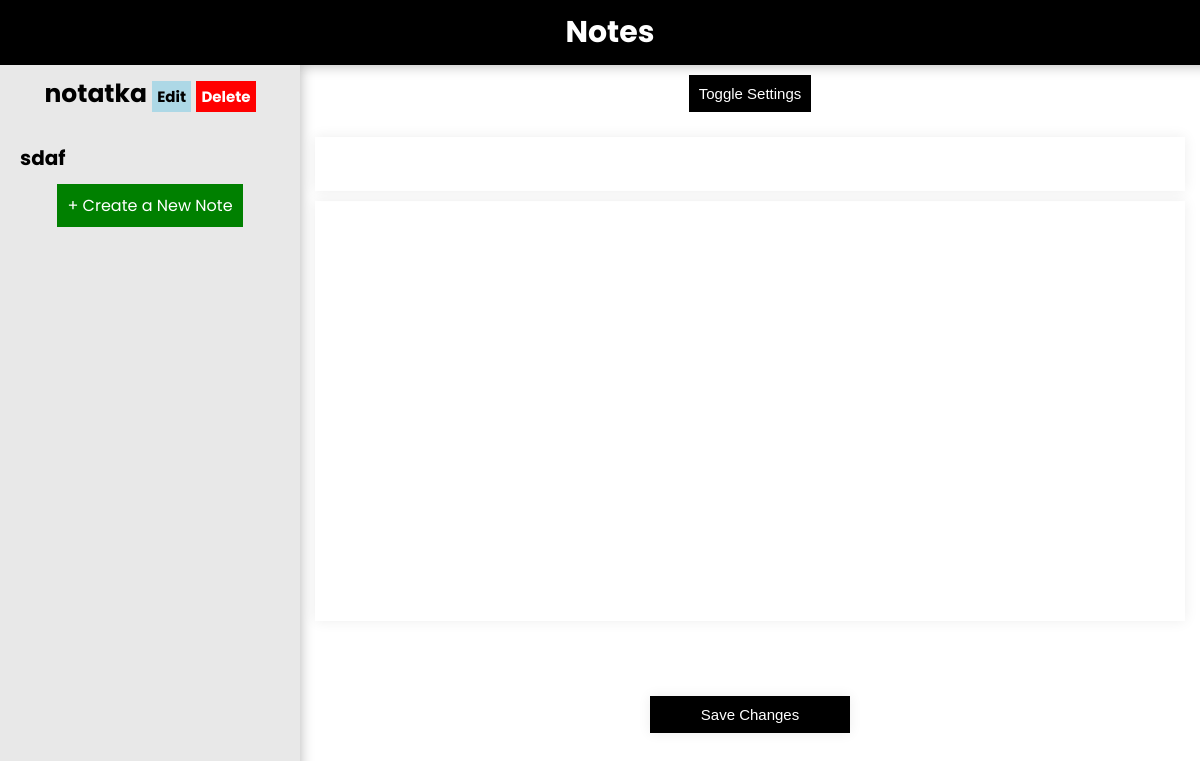
Page /notebooks/5/note/5 (signed in) on the earlier database version.
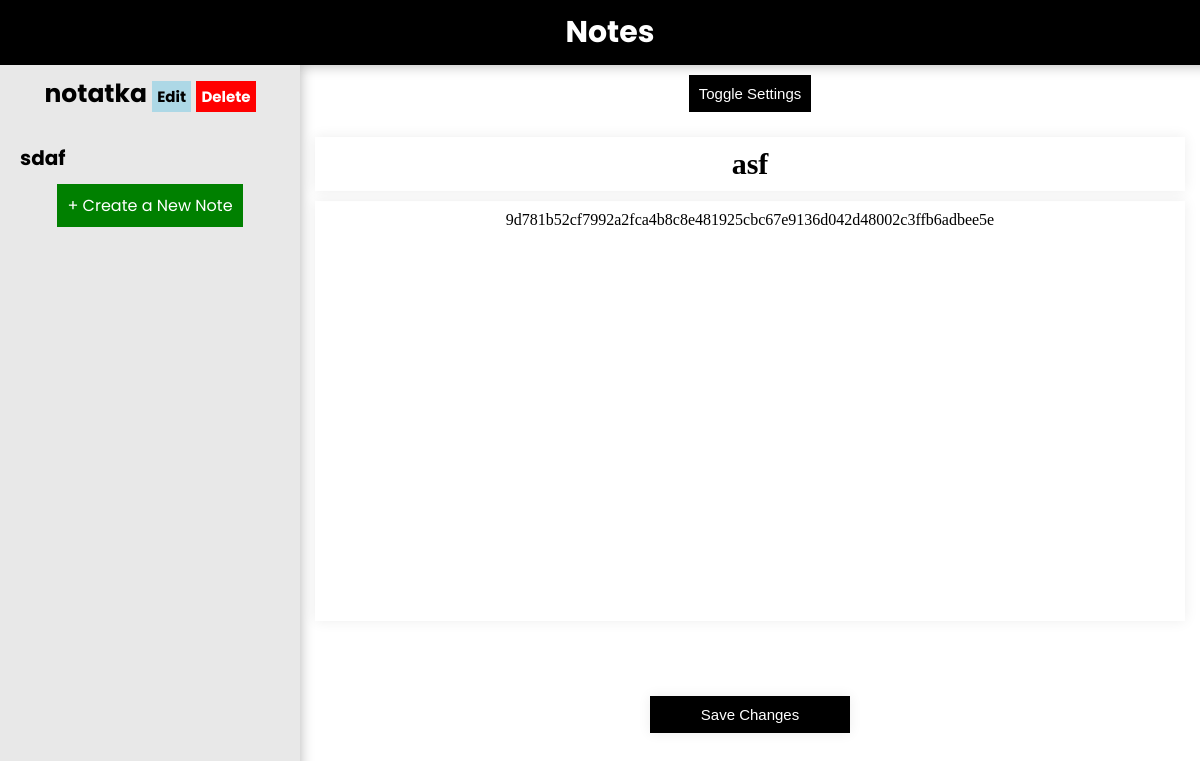
Same page on the later database version.
### app/models.py (models this page shows)
class Notebook(db.Model):
    id = db.Column(db.Integer, primary_key=True)
    user_id = db.Column(db.Integer, db.ForeignKey('user.id'), nullable=False)
    name = db.Column(db.String(100), default="My Notebook")
    __table_args__ = {'extend_existing': True}
    password = db.Column(db.String(100), default=None)
    last_modified = db.Column(db.DateTime, default=datetime.datetime.today())

class Notes(db.Model):
    id = db.Column(db.Integer, primary_key=True)
    name = db.Column(db.String(25), default="New Note")
    __table_args__ = {'extend_existing': True}
    content = db.Column(db.Text, default=" ")
    notes_notebook = db.Column(db.Integer, nullable=False)
    last_modified = db.Column(db.DateTime, default=datetime.datetime.today())
    font = db.Column(db.String(25))
    color = db.Column(db.String(6))

### app/routes.py (the view, shortened to what this page needs)
@app.route("/notebooks/<int:notebook_id>/note/<int:note_id>", methods=["GET", "POST"])
@login_required
def open_note(notebook_id, note_id):
    uid = int(current_user.get_id())
    required_id = int(Notebook.query.get(notebook_id).user_id)
    if required_id is uid:
        return render_template("open.html", notes=Notes.query.filter(Notes.notes_notebook == notebook_id),
                               notebook=Notebook.query.get(notebook_id), open=True, opened=Notes.query.get(note_id))
    else:
        return redirect(url_for('honey'))

### app/models.py (called while the page is built)
@manager.user_loader
def load_user(user_id):
    return User.query.get(user_id)

### app/templates/open.html (shortened to what this page needs)
{% extends "base.html" %}
{% block side %}
<h1>
    {{notebook.name}}
    <a href="/notebooks/{{notebook.id}}/edit" class="option">Edit</a>
    <a href="/notebooks/{{notebook.id}}/delete" class="option danger">Delete</a>
</h1>
{%for note in notes%}
<div class="note" id="div-note{{note.id}}">
    <a href="/notebooks/{{notebook.id}}/note/{{note.id}}" class="a">
        <h1 class="note-h1">{{note.name}}</h1>
    </a>
</div>
{%endfor%}
<a href="/notebooks/{{notebook.id}}/note/create" class="buttonlike">+ Create a New Note</a><br><br>
{% endblock %}
{% block main %}
{% if open %}
<form action="/notebooks/{{notebook.id}}/note/{{opened.id}}" method="post">
    <button onclick="toggleSettings()" type="button">Toggle Settings</button>
    <br>
    <input type="text" id="title" class="title-field" name="title" value="{{opened.name}}"></input>
    <p id="content" contenteditable="True" class="content">{{opened.content}}</p><br>
    <br>
    <br><input type="submit" value="Save Changes">
</form>
{%else%}
<h1 id="title">Open a Note Page or Make a New One</h1>
{% endif %}
</div>
{% endblock %}

### app/templates/base.html (shortened to what this page needs)
<!DOCTYPE html>
<html lang="en">
<head>
    <link rel="stylesheet" href="{{ url_for('static',filename='css/style.css') }}">
</head>
<body>
    <nav>
        <a href="/home">
            <h1>Notes</h1>
        </a>
    </nav>
    <div class="row" id="row">
        <div class="sidebar">
            {% block side %}
            {% endblock %}
        </div>
        <div class="main">
            {% block main %}
            {% endblock %}
        </div>
</body>
</html>

### app/static/css/style.css (style rules this page uses)
* { margin: 0; padding: 0; }
:root { --main-color:black; --main-text-color:white; --accent-color:#e8e8e8; --accent-text-color:black; --box-shadow: 0 0 13px rgba(0, 0, 0, 0.30); --box-shadow-light: 0 0 13px rgba(0, 0, 0, 0.075); --note-font: Arial, Helvetica, sans-serif; --note-color:black; }
body { display: flex; flex-direction: column; max-width: 100vw; width: 100vw; min-height: 100vh; word-wrap: break-word; overflow-x: hidden; font-family: "Poppins", Helvetica, sans-serif; }
nav { width: 100vw; text-align: center; font-size: 20px; background-color: var(--main-color); color:var(--main-text-color); padding: 10px; box-shadow: var(--box-shadow); }
.row { display: flex; min-height: 100vh; width: 100vw; align-items: stretch; justify-content: space-around; }
.sidebar { z-index: 1; margin-top: 0; min-height: 100vh; flex:1; background-color: var(--accent-color); color:var(--accent-text-color); text-align: center; box-shadow: var(--box-shadow); }
.main { flex:3; height: 100vh; }
.main *, .sidebar * { padding: 10px; }
.main h1, .sidebar h1 { font-size: 25px; }
form { display: flex; flex-direction: column; align-items: center; text-align: center; }
input, textarea { display: block; font-family: sans-serif; margin-bottom: 10px; width: 200px; padding: 10px; border: none; box-shadow: var(--box-shadow-light); }
input[type=submit], button, .button { border: none; background-color: var(--main-color); color: var(--main-text-color); text-decoration: none !important; font-size: 15px; }
.a, .contextmenu a { font-family: "Poppins", Helvetica, sans-serif; padding: 0; text-align: left; text-decoration: none; color: black; background: none; }
.notebook a h1, .note a h1 { font-size: 20px; }
.buttonlike { background-color: green; text-decoration: none; color: white; }
nav a { background-color: none !important; color: white; text-decoration: none; }
.danger { background-color: red !important; color: white !important; }
.content { box-shadow: var(--box-shadow-light); width: 850px; margin: auto; min-height: 50vh; word-wrap: break-word; font-family: var(--note-font); }
.title-field { font-size: 30px; width: 850px; text-align: center; font-family: var(--note-font); color: var(--note-color); font-weight: bolder; }
.option { font-size: 15px; text-decoration: none; background-color: lightblue; padding: 5px; color: black; }

Differences in the rows shown:
added Notes: title "asf", content "9d781b52cf7992a2fca4b8c8e481925cbc67e9136d042d48002c3ffb6adbee5e"
